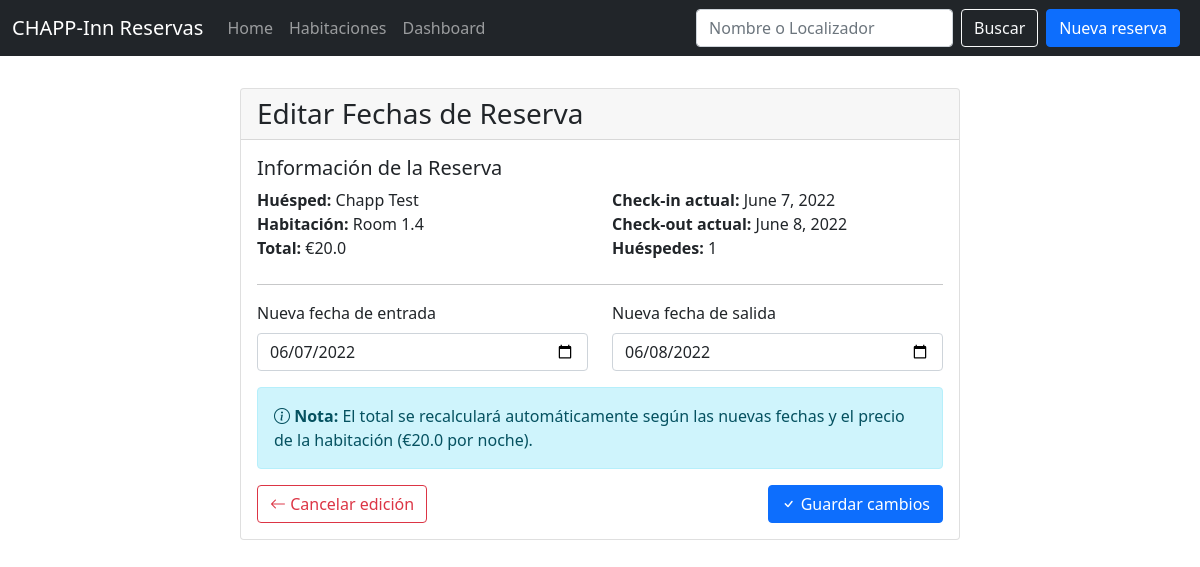
Screenshot of /booking/5/edit-dates with the database file from the repository.
### pms/models.py (models this page shows, shortened)
class Booking(models.Model):
    NEW = 'NEW'
    DELETED = 'DEL'
    STATE_CHOICES = [
        (NEW, 'Nueva'),
        (DELETED, 'Cancelada'),
    ]
    state = models.CharField(
        max_length=3,
        choices=STATE_CHOICES,
        default=NEW,
    )
    checkin = models.DateField()
    checkout = models.DateField()
    room = models.ForeignKey(Room, on_delete=models.SET_NULL, null=True)
    guests = models.IntegerField()
    customer = models.ForeignKey(Customer, on_delete=models.SET_NULL, null=True)
    total = models.FloatField()
    code = models.CharField(max_length=8)
    created = models.DateTimeField(auto_now_add=True)

class Customer(models.Model):
    name = models.CharField(max_length=200)
    email = models.EmailField()
    phone = models.CharField(max_length=50)  # TODO:ADD REGEX FOR PHONE VALIDATION

class Room(models.Model):
    room_type = models.ForeignKey(Room_type, on_delete=models.SET_NULL, null=True)
    name = models.CharField(max_length=100)
    description = models.CharField(max_length=500)

class Room_type(models.Model):
    name = models.CharField(max_length=100)
    price = models.FloatField()
    max_guests = models.IntegerField()

### pms/views.py (the view, shortened to what this page needs)
# urls.py: path("booking/<str:pk>/edit-dates", views.EditBookingDatesView.as_view(), name="edit_booking_dates"),
class EditBookingDatesView(View):
    def get(self, request, pk):
        booking = Booking.objects.get(id=pk)
        form = EditBookingDatesForm(initial={
            'checkin': booking.checkin,
            'checkout': booking.checkout
        })
        context = {
            'booking': booking,
            'form': form
        }
        return render(request, "edit_booking_dates.html", context)

### pms/forms.py (shortened to what this page needs)
class EditBookingDatesForm(ModelForm):
    class Meta:
        model = Booking
        fields = ['checkin', 'checkout']
        labels = {
            'checkin': 'Fecha de entrada',
            'checkout': 'Fecha de salida'
        }
        widgets = {
            'checkin': forms.DateInput(attrs={
                'type': 'date',
                'class': 'form-control',
                'min': datetime.today().strftime('%Y-%m-%d')
            }),
            'checkout': forms.DateInput(attrs={
                'type': 'date',
                'class': 'form-control',
                'min': datetime.today().strftime('%Y-%m-%d')
            }),
        }

### pms/templates/edit_booking_dates.html (shortened to what this page needs)
{% extends "main.html" %} {% load static %}  {% block content %}
<div class="container my-4">
  <div class="row justify-content-center">
    <div class="col-md-8">
      <div class="card">
        <div class="card-header">
          <h3 class="mb-0">Editar Fechas de Reserva</h3>
        </div>
        <div class="card-body">
          <div class="mb-4">
            <h5>Información de la Reserva</h5>
            <div class="row">
              <div class="col-md-6">
                <strong>Huésped:</strong> {{ booking.customer.name }}<br />
                <strong>Habitación:</strong> {{ booking.room.name }}<br />
                <strong>Total:</strong> €{{ booking.total }}
              </div>
              <div class="col-md-6">
                <strong>Check-in actual:</strong> {{ booking.checkin }}<br />
                <strong>Check-out actual:</strong> {{ booking.checkout }}<br />
                <strong>Huéspedes:</strong> {{ booking.guests }}
              </div>
            </div>
          </div>
          <hr />
          <form method="post" id="edit-dates-form">
            <div class="row">
              <div class="col-md-6">
                <div class="form-group mb-3">
                  <label
                    for="{{ form.checkin.id_for_label }}"
                    class="form-label"
                  >
                    Nueva fecha de entrada
                  </label>
                  {{ form.checkin }}
                </div>
              </div>
              <div class="col-md-6">
                <div class="form-group mb-3">
                  <label
                    for="{{ form.checkout.id_for_label }}"
                    class="form-label"
                  >
                    Nueva fecha de salida
                  </label>
                  {{ form.checkout }}
                </div>
              </div>
            </div>
            <div class="row">
              <div class="col-12">
                <div class="alert alert-info">
                  <i class="bi bi-info-circle"></i>
                  <strong>Nota:</strong> El total se recalculará automáticamente
                  según las nuevas fechas y el precio de la habitación
                  (€{{booking.room.room_type.price }} por noche).
                </div>
              </div>
            </div>
            <div class="d-flex justify-content-between">
              <a class="btn btn-outline-danger" href="{% url 'home' %}"
                ><i class="bi bi-arrow-left"></i> Cancelar edición</a
              >
              <button type="submit" class="btn btn-primary">
                <i class="bi bi-check"></i> Guardar cambios
              </button>
            </div>
          </form>
        </div>
      </div>
    </div>
  </div>
</div>
{% endblock %}

### pms/statics/css/style.css (style rules this page uses)
body { padding-top: 4em }

### rows the page displays
Booking: customer.name "Chapp Test", room.name "Room 1.4", total "20.0", checkin "June 7, 2022", checkout "June 8, 2022", guests "1", room.room_type.price "20.0"
